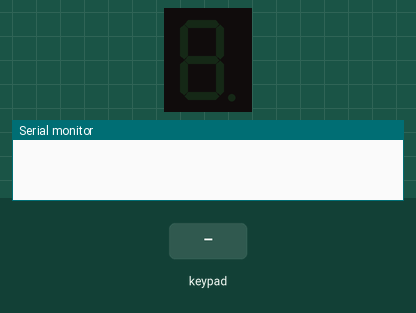
This sketch was run on a simulated Arduino Uno, built with avr-gcc and run on an emulated ATmega328P. On the bench: 1-digit seven-segment display, the last lines printed to the serial monitor. Inputs (shaded band) come from the test bench.

Above: at 1.2 s.
1.3 s: keypad keys 9 8 7 6 A pressed 0.4 s apart
At 4.1 s:
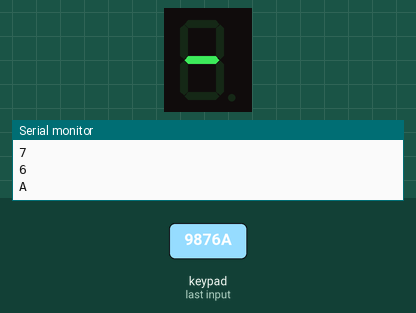
4.8 s: key '3' pressed
At 5.5 s:
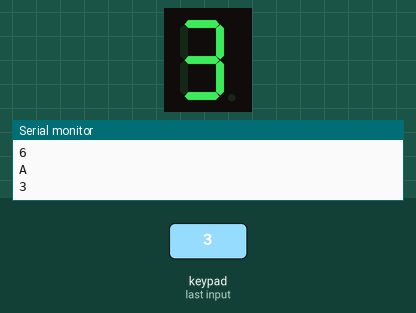
6.3 s: keypad keys 5 4 3 2 D pressed 0.4 s apart
At 6.9 s:
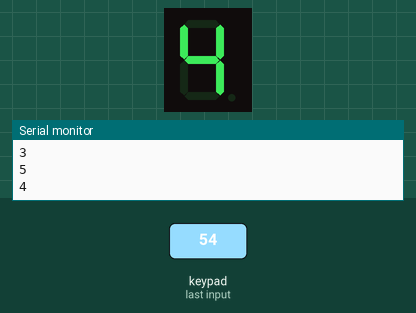
9.8 s: key '0' pressed
At 10.6 s:
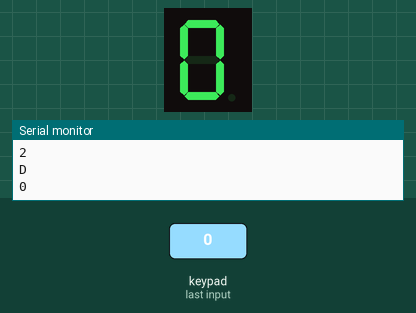
11.3 s: key 'D' pressed
At 11.7 s:
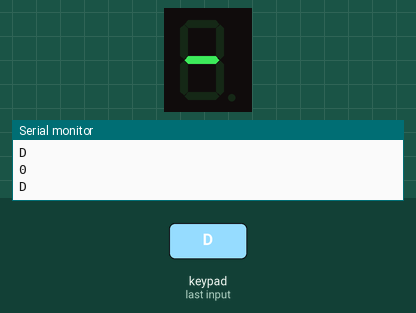
12.8 s: key '6' pressed
At 13.8 s:
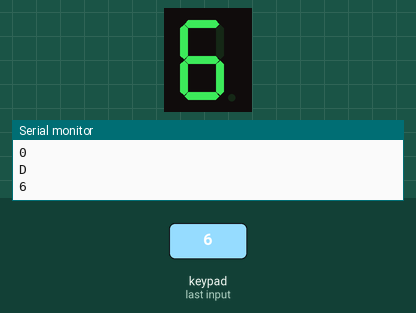
Timing chart, 0 to 15.3 s (numbered marks = the images above; inputs shaded):
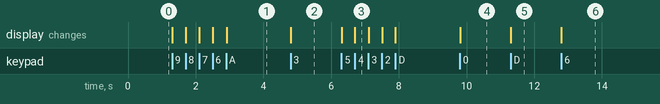

Measured:
- after the input at 1.3 s, the display: first changes at once (image 1 shows a later state)
- after the input at 4.8 s, the display: changes at once (image 2)
- after the input at 6.3 s, the display: first changes at once (image 3 shows a later state)
- after the input at 9.8 s, the display: changes at once (image 4)
- after the input at 11.3 s, the display: changes at once (image 5)
- after the input at 12.8 s, the display: changes at once (image 6)

The sketch:

_05-2.ino
```cpp
#include <Keypad.h>
#include <SevSeg.h>

SevSeg sevseg;

#define KEY_ROWS 4
#define KEY_COLS 4


char keymap[KEY_ROWS][KEY_COLS] = {
 {'F', 'E', 'D', 'C'},
  {'B', '3', '6', '9'},
  {'A', '2', '5', '8'},
  {'0', '1', '4', '7'}};

byte colPins[KEY_COLS] = {9,8,7,6};
byte rowPins[KEY_ROWS] = {5,4,3,2};


Keypad myKeypad = Keypad(makeKeymap(keymap), rowPins, colPins, KEY_ROWS, KEY_COLS);

void setup()
{
  Serial.begin(9600);
  byte numDigits = 1;
  byte digitPins[] = {10};
  byte segmentPins[] = {A0,A1,A4,A3,A2,12,13,A5};
  sevseg.begin(COMMON_CATHODE, numDigits, digitPins, segmentPins);
  sevseg.setBrightness(90);
}

void loop()
{

  char key = myKeypad.getKey();
  char i,sum,sux=0;
  if (key != NO_KEY)
  {
    Serial.println(key);
    for(i=48;i<58;i++)
    {
      if(key == i)
      {
        sevseg.setNumber(i-48,2);
      }
    }
    for (i=65;i<71;i++)
    {
      if(key == i)
        sevseg.setNumber(i-55,2);
    }
  }
  sevseg.refreshDisplay();

}
```
